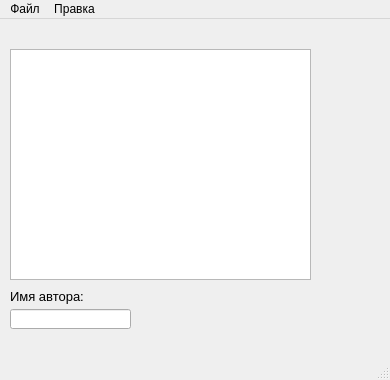
<?xml version="1.0" encoding="UTF-8"?>
<ui version="4.0">
 <class>MainWindow</class>
 <widget class="QMainWindow" name="MainWindow">
  <property name="geometry">
   <rect>
    <x>0</x>
    <y>0</y>
    <width>390</width>
    <height>380</height>
   </rect>
  </property>
  <property name="windowTitle">
   <string>MainWindow</string>
  </property>
  <widget class="QWidget" name="centralwidget">
   <widget class="QTextEdit" name="textEdit">
    <property name="geometry">
     <rect>
      <x>10</x>
      <y>30</y>
      <width>301</width>
      <height>231</height>
     </rect>
    </property>
   </widget>
   <widget class="QLineEdit" name="lineEdit">
    <property name="geometry">
     <rect>
      <x>10</x>
      <y>290</y>
      <width>121</width>
      <height>20</height>
     </rect>
    </property>
   </widget>
   <widget class="QLabel" name="label_2">
    <property name="geometry">
     <rect>
      <x>10</x>
      <y>270</y>
      <width>121</width>
      <height>16</height>
     </rect>
    </property>
    <property name="text">
     <string>&lt;html&gt;&lt;head/&gt;&lt;body&gt;&lt;p&gt;&lt;span style=&quot; font-size:10pt;&quot;&gt;Имя автора:&lt;br/&gt;&lt;/span&gt;&lt;/p&gt;&lt;/body&gt;&lt;/html&gt;</string>
    </property>
   </widget>
  </widget>
  <widget class="QMenuBar" name="menubar">
   <property name="geometry">
    <rect>
     <x>0</x>
     <y>0</y>
     <width>390</width>
     <height>21</height>
    </rect>
   </property>
   <widget class="QMenu" name="menu">
    <property name="title">
     <string>Файл</string>
    </property>
    <widget class="QMenu" name="menu_3">
     <property name="title">
      <string>Открыть </string>
     </property>
     <addaction name="action_10"/>
     <addaction name="action_11"/>
    </widget>
    <addaction name="menu_3"/>
    <addaction name="action_6"/>
    <addaction name="action_4"/>
    <addaction name="separator"/>
    <addaction name="action_9"/>
    <addaction name="separator"/>
    <addaction name="action_3"/>
   </widget>
   <widget class="QMenu" name="menu_2">
    <property name="title">
     <string>Правка</string>
    </property>
    <addaction name="action_7"/>
   </widget>
   <addaction name="menu"/>
   <addaction name="menu_2"/>
  </widget>
  <widget class="QStatusBar" name="statusbar"/>
  <action name="action_2">
   <property name="icon">
    <iconset resource="info.qrc">
     <normaloff>:/icon_3.png</normaloff>:/icon_3.png</iconset>
   </property>
   <property name="text">
    <string>Открыть файл только для чтения</string>
   </property>
  </action>
  <action name="action_3">
   <property name="icon">
    <iconset>
     <normaloff>icon_4.jpg</normaloff>icon_4.jpg</iconset>
   </property>
   <property name="text">
    <string>Выйти из программы</string>
   </property>
  </action>
  <action name="action_4">
   <property name="icon">
    <iconset resource="info.qrc">
     <normaloff>:/icon_5.png</normaloff>:/icon_5.png</iconset>
   </property>
   <property name="text">
    <string>О программе</string>
   </property>
  </action>
  <action name="action_6">
   <property name="icon">
    <iconset resource="info.qrc">
     <normaloff>:/icon_7.jpg</normaloff>:/icon_7.jpg</iconset>
   </property>
   <property name="text">
    <string>Сохранить файл</string>
   </property>
  </action>
  <action name="action_7">
   <property name="icon">
    <iconset resource="info.qrc">
     <normaloff>:/icon_6.png</normaloff>:/icon_6.png</iconset>
   </property>
   <property name="text">
    <string>Отменить изменения</string>
   </property>
  </action>
  <action name="action_9">
   <property name="icon">
    <iconset resource="info.qrc">
     <normaloff>:/icon_8.png</normaloff>:/icon_8.png</iconset>
   </property>
   <property name="text">
    <string>Печать</string>
   </property>
  </action>
  <action name="action_10">
   <property name="text">
    <string>Открыть только для чтения</string>
   </property>
  </action>
  <action name="action_11">
   <property name="text">
    <string>Открыть файл</string>
   </property>
  </action>
 </widget>
 <resources>
  <include location="info.qrc"/>
 </resources>
 <connections/>
</ui>
